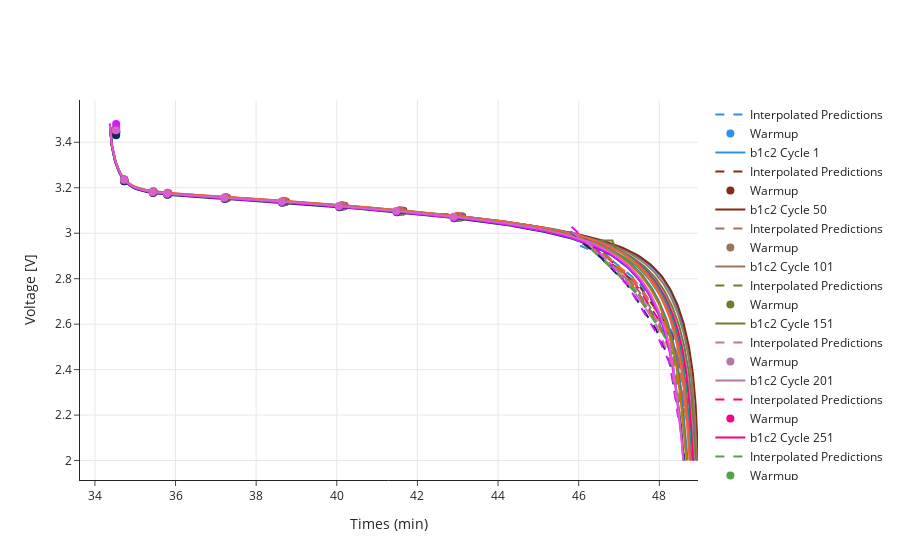

Write notebook code for a chart like this one.
### Markdown cell above
## True vs Predicted Traces (Test Set)

### Code cell
#Voltage test

skip = 50
test_cell_id_idx = 0
last_cycle = 1
current_cycle = 1
opacity_list = [1, 0.6, 0.3]
fig = go.Figure()

for i in range(0, len(datasets["X_test"]), skip):
    df_true = pd.DataFrame(datasets["y_test"][i][:, 2])
    
    last_cycle = current_cycle
    current_cycle = int(datasets["X_test"][i][0][-1]*MAX_CYCLE)
    
    if current_cycle>740:
        continue
    if last_cycle> current_cycle:
        test_cell_id_idx += 1
        
    cell_id = test_cell_ids[train_cell_id_idx]
    original_df = datasets["original_test"]
    original_df= original_df[original_df.Cycle==current_cycle]
    original_df= original_df[original_df.Cell==cell_id]
    original_df = original_df[original_df.I < MAX_DISCHARGE_CURRENT]
    original_df = original_df[original_df.I > MIN_DISCHARGE_CURRENT]

    original_df['Qd'] = (original_df['Qd']-original_df['Qd'].min())/(original_df['Qd'].max()-original_df['Qd'].min())

    if len(original_df)< 2:
        continue
        
    q_new = original_df.Qd.values
    t_new = original_df['t'].values
    time_interpolator = interp1d(x = q_new,  y = t_new, fill_value="extrapolate")
    
    for j in range(1):
        input = datasets["X_test"][i:i+1]
        df_pred = pd.DataFrame(model.predict(input, verbose=0)[:, :, 2])
    
        ref_capacities_wrt_nf = REFERENCE_DISCHARGE_CAPACITIES[9:18]
        prediction_interpolator = interp1d(x = ref_capacities_wrt_nf, 
                                           y = df_pred.values[0]*(VOLTAGE_MAX - VOLTAGE_MIN) + VOLTAGE_MIN)
        q_j = q_new[q_new>= min(REFERENCE_DISCHARGE_CAPACITIES[9:18])]
        q_j = q_j[q_j<= max(REFERENCE_DISCHARGE_CAPACITIES[9:18])]
        t_interp = time_interpolator(REFERENCE_DISCHARGE_CAPACITIES[9:18])

        if j==0:
            q_j0 = q_j
            
        V_pred = prediction_interpolator(q_j)
        fig.add_trace(
            go.Scatter(
                x=time_interpolator(q_j),
                y=V_pred,
                showlegend=True,
                mode="lines",
                line_dash="dash",
                name = "Interpolated Predictions",
                marker_color=pallete[i],
                opacity=opacity_list[j]
            )
        )

        # To remove 0.0 from Q_eval as it leads to nan on doing interpolation to time
        epsilon = 1e-3
        input[:, :, 1][0][0] += epsilon
            
        fig.add_trace(
            go.Scatter(
                x=time_interpolator(input[:,:,1])[0],
                y=input[:, :, 2][0]*(VOLTAGE_MAX - VOLTAGE_MIN) + VOLTAGE_MIN,
                showlegend=True,
                mode="markers",
                name = "Warmup",
                marker_size=8,
                marker_color=pallete[i],
                opacity=opacity_list[j]
            )
        )
        
    odf = original_df
    fig.add_trace(
        go.Scatter(
            x=odf['t'],
            y=odf['V'],
            showlegend=True,
            mode="lines",
            name = f"{cell_id} Cycle {current_cycle}",
            line_color=pallete[i]
        )
    )


fig.update_yaxes(title="Voltage [V]", showgrid=True)
fig.update_xaxes(title="Times (min)", showgrid=True)
fig.update_layout(template="simple_white")
fig.update_layout(height=500)
